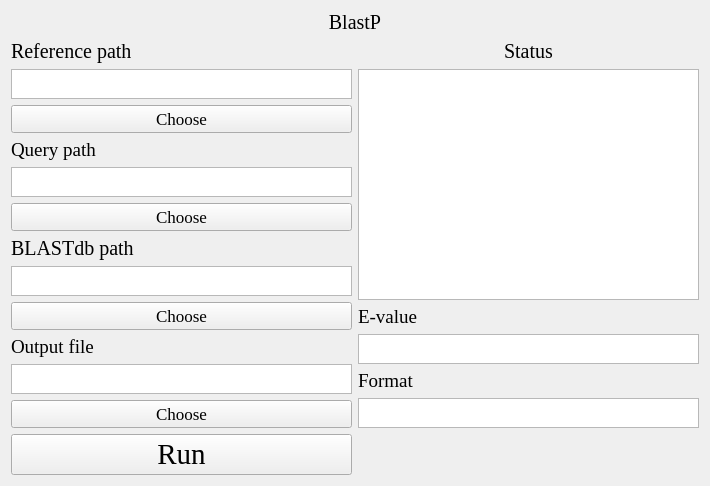
<?xml version="1.0" encoding="UTF-8"?>
<ui version="4.0">
 <class>Form</class>
 <widget class="QWidget" name="Form">
  <property name="geometry">
   <rect>
    <x>0</x>
    <y>0</y>
    <width>710</width>
    <height>479</height>
   </rect>
  </property>
  <property name="windowTitle">
   <string>Form</string>
  </property>
  <property name="styleSheet">
   <string notr="true">background-image: url(D:/tools/Pycharm/pyqt/logo/green_back.png);</string>
  </property>
  <layout class="QGridLayout" name="gridLayout_6">
   <item row="0" column="0" colspan="2">
    <layout class="QGridLayout" name="gridLayout_8">
     <item row="0" column="0">
      <widget class="QLabel" name="label_3">
       <property name="font">
        <font>
         <family>Times New Roman</family>
         <pointsize>15</pointsize>
        </font>
       </property>
       <property name="text">
        <string>BlastP</string>
       </property>
       <property name="alignment">
        <set>Qt::AlignCenter</set>
       </property>
      </widget>
     </item>
    </layout>
   </item>
   <item row="1" column="0">
    <layout class="QGridLayout" name="gridLayout">
     <item row="3" column="0">
      <widget class="QLabel" name="label_7">
       <property name="font">
        <font>
         <family>Times New Roman</family>
         <pointsize>14</pointsize>
        </font>
       </property>
       <property name="text">
        <string>Query path</string>
       </property>
       <property name="alignment">
        <set>Qt::AlignLeading|Qt::AlignLeft|Qt::AlignVCenter</set>
       </property>
      </widget>
     </item>
     <item row="0" column="0">
      <widget class="QLabel" name="label_2">
       <property name="font">
        <font>
         <family>Times New Roman</family>
         <pointsize>15</pointsize>
        </font>
       </property>
       <property name="text">
        <string>Reference path</string>
       </property>
       <property name="alignment">
        <set>Qt::AlignLeading|Qt::AlignLeft|Qt::AlignVCenter</set>
       </property>
      </widget>
     </item>
     <item row="6" column="0">
      <widget class="QLabel" name="label_6">
       <property name="font">
        <font>
         <family>Times New Roman</family>
         <pointsize>15</pointsize>
        </font>
       </property>
       <property name="text">
        <string>BLASTdb path</string>
       </property>
       <property name="alignment">
        <set>Qt::AlignLeading|Qt::AlignLeft|Qt::AlignVCenter</set>
       </property>
      </widget>
     </item>
     <item row="1" column="0">
      <widget class="QTextBrowser" name="textBrowser_2">
       <property name="sizePolicy">
        <sizepolicy hsizetype="Expanding" vsizetype="Maximum">
         <horstretch>0</horstretch>
         <verstretch>0</verstretch>
        </sizepolicy>
       </property>
       <property name="maximumSize">
        <size>
         <width>16777215</width>
         <height>30</height>
        </size>
       </property>
       <property name="styleSheet">
        <string notr="true">background-image: url(D:/Documents/Desktop/white.png)</string>
       </property>
      </widget>
     </item>
     <item row="9" column="0">
      <widget class="QLabel" name="label_5">
       <property name="font">
        <font>
         <family>Times New Roman</family>
         <pointsize>14</pointsize>
        </font>
       </property>
       <property name="text">
        <string>Output file</string>
       </property>
       <property name="alignment">
        <set>Qt::AlignLeading|Qt::AlignLeft|Qt::AlignVCenter</set>
       </property>
      </widget>
     </item>
     <item row="10" column="0">
      <widget class="QTextBrowser" name="textBrowser_5">
       <property name="sizePolicy">
        <sizepolicy hsizetype="Expanding" vsizetype="Maximum">
         <horstretch>0</horstretch>
         <verstretch>0</verstretch>
        </sizepolicy>
       </property>
       <property name="maximumSize">
        <size>
         <width>16777215</width>
         <height>30</height>
        </size>
       </property>
       <property name="styleSheet">
        <string notr="true">background-image: url(D:/Documents/Desktop/white.png)</string>
       </property>
      </widget>
     </item>
     <item row="4" column="0">
      <widget class="QTextBrowser" name="textBrowser_3">
       <property name="sizePolicy">
        <sizepolicy hsizetype="Expanding" vsizetype="Maximum">
         <horstretch>0</horstretch>
         <verstretch>0</verstretch>
        </sizepolicy>
       </property>
       <property name="maximumSize">
        <size>
         <width>16777215</width>
         <height>30</height>
        </size>
       </property>
       <property name="styleSheet">
        <string notr="true">background-image: url(D:/Documents/Desktop/white.png)</string>
       </property>
      </widget>
     </item>
     <item row="8" column="0">
      <widget class="QPushButton" name="pushButton_4">
       <property name="font">
        <font>
         <family>Times New Roman</family>
         <pointsize>13</pointsize>
        </font>
       </property>
       <property name="text">
        <string>Choose</string>
       </property>
      </widget>
     </item>
     <item row="5" column="0">
      <widget class="QPushButton" name="pushButton_3">
       <property name="font">
        <font>
         <family>Times New Roman</family>
         <pointsize>13</pointsize>
        </font>
       </property>
       <property name="text">
        <string>Choose</string>
       </property>
      </widget>
     </item>
     <item row="2" column="0">
      <widget class="QPushButton" name="pushButton_2">
       <property name="font">
        <font>
         <family>Times New Roman</family>
         <pointsize>13</pointsize>
        </font>
       </property>
       <property name="text">
        <string>Choose</string>
       </property>
      </widget>
     </item>
     <item row="7" column="0">
      <widget class="QTextBrowser" name="textBrowser_4">
       <property name="sizePolicy">
        <sizepolicy hsizetype="Expanding" vsizetype="Maximum">
         <horstretch>0</horstretch>
         <verstretch>0</verstretch>
        </sizepolicy>
       </property>
       <property name="maximumSize">
        <size>
         <width>16777215</width>
         <height>30</height>
        </size>
       </property>
       <property name="styleSheet">
        <string notr="true">background-image: url(D:/Documents/Desktop/white.png)</string>
       </property>
      </widget>
     </item>
     <item row="11" column="0">
      <widget class="QPushButton" name="pushButton_5">
       <property name="font">
        <font>
         <family>Times New Roman</family>
         <pointsize>13</pointsize>
        </font>
       </property>
       <property name="text">
        <string>Choose</string>
       </property>
      </widget>
     </item>
    </layout>
   </item>
   <item row="1" column="1">
    <layout class="QGridLayout" name="gridLayout_3">
     <item row="3" column="0">
      <widget class="QTextEdit" name="textEdit">
       <property name="sizePolicy">
        <sizepolicy hsizetype="Expanding" vsizetype="Maximum">
         <horstretch>0</horstretch>
         <verstretch>0</verstretch>
        </sizepolicy>
       </property>
       <property name="maximumSize">
        <size>
         <width>16777215</width>
         <height>30</height>
        </size>
       </property>
       <property name="styleSheet">
        <string notr="true">background-image: url(D:/Documents/Desktop/white.png)</string>
       </property>
      </widget>
     </item>
     <item row="2" column="0">
      <widget class="QLabel" name="label_8">
       <property name="font">
        <font>
         <family>Times New Roman</family>
         <pointsize>14</pointsize>
        </font>
       </property>
       <property name="text">
        <string>E-value</string>
       </property>
       <property name="alignment">
        <set>Qt::AlignLeading|Qt::AlignLeft|Qt::AlignVCenter</set>
       </property>
      </widget>
     </item>
     <item row="1" column="0">
      <widget class="QTextBrowser" name="textBrowser">
       <property name="sizePolicy">
        <sizepolicy hsizetype="Expanding" vsizetype="Expanding">
         <horstretch>0</horstretch>
         <verstretch>0</verstretch>
        </sizepolicy>
       </property>
       <property name="maximumSize">
        <size>
         <width>16777215</width>
         <height>16777215</height>
        </size>
       </property>
       <property name="styleSheet">
        <string notr="true">background-image: url(D:/Documents/Desktop/white.png)</string>
       </property>
      </widget>
     </item>
     <item row="0" column="0">
      <widget class="QLabel" name="label_4">
       <property name="sizePolicy">
        <sizepolicy hsizetype="Expanding" vsizetype="Maximum">
         <horstretch>0</horstretch>
         <verstretch>0</verstretch>
        </sizepolicy>
       </property>
       <property name="font">
        <font>
         <family>Times New Roman</family>
         <pointsize>15</pointsize>
        </font>
       </property>
       <property name="text">
        <string>Status</string>
       </property>
       <property name="alignment">
        <set>Qt::AlignCenter</set>
       </property>
      </widget>
     </item>
     <item row="4" column="0">
      <widget class="QLabel" name="label_9">
       <property name="font">
        <font>
         <family>Times New Roman</family>
         <pointsize>14</pointsize>
        </font>
       </property>
       <property name="text">
        <string>Format</string>
       </property>
       <property name="alignment">
        <set>Qt::AlignLeading|Qt::AlignLeft|Qt::AlignVCenter</set>
       </property>
      </widget>
     </item>
     <item row="5" column="0">
      <widget class="QTextEdit" name="textEdit_2">
       <property name="sizePolicy">
        <sizepolicy hsizetype="Expanding" vsizetype="Maximum">
         <horstretch>0</horstretch>
         <verstretch>0</verstretch>
        </sizepolicy>
       </property>
       <property name="maximumSize">
        <size>
         <width>16777215</width>
         <height>30</height>
        </size>
       </property>
       <property name="styleSheet">
        <string notr="true">background-image: url(D:/Documents/Desktop/white.png)</string>
       </property>
      </widget>
     </item>
    </layout>
   </item>
   <item row="2" column="0">
    <layout class="QGridLayout" name="gridLayout_5">
     <item row="0" column="0">
      <widget class="QPushButton" name="pushButton">
       <property name="font">
        <font>
         <family>Times New Roman</family>
         <pointsize>22</pointsize>
        </font>
       </property>
       <property name="styleSheet">
        <string notr="true">background-image: url(D:/Documents/Desktop/white.png)</string>
       </property>
       <property name="text">
        <string>Run</string>
       </property>
      </widget>
     </item>
    </layout>
   </item>
  </layout>
 </widget>
 <resources/>
 <connections/>
</ui>
